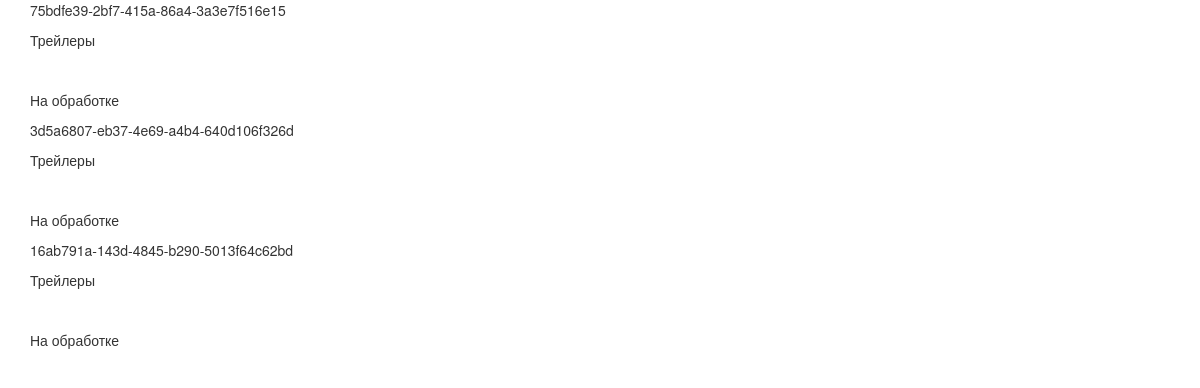
Screenshot of /manage/status with the database file from the repository.
### manager/models.py (models this page shows, shortened)
class Video(models.Model):
    STATUS_CHOICES = (
        (1, 'Готово'),
        (2, 'В очереди'),
        (3, 'На обработке'),
        (4, 'Ошибка обработки')
    )
    id = models.UUIDField(primary_key=True, default=uuid.uuid4, editable=False)
    category = models.ForeignKey('VideoCategory', on_delete=models.CASCADE)
    length = models.TimeField(null=True, blank=True, editable=False)
    preview = models.ImageField(
        width_field=100, height_field=100, null=True,
        blank=True, editable=False, upload_to='img/')
    status = models.IntegerField(choices=STATUS_CHOICES, default=3)
    file = models.FileField(upload_to='video/')

class VideoCategory(models.Model):
    name = models.CharField(max_length=20)
    def __str__(self):
        return self.name

### manager/views.py (the view)
# urls.py: url(r'status$', VideoLibraryView.as_view(), name='status'),
class VideoLibraryView(ListView):
    model = Video
    template_name = 'library.html'

### manager/templates/library.html (shortened to what this page needs)
{% extends 'base.html' %}
{% load static %}
{% block content %}
{% for video in object_list %}
<p>{{ video.id }}</p>
<p>{{ video.category }}</p>
<p>{{ video.lentgth }}<p>
<p>{{ video.get_status_display }}</p>
{% endfor %}
{% endblock %}

### manager/templates/base.html (shortened to what this page needs)
{% load static %}
<!DOCTYPE html>
<head>
    <link rel="stylesheet" href="https://maxcdn.bootstrapcdn.com/bootstrap/3.3.7/css/bootstrap.min.css">
</head>
<body>
    <div class="container">
    {% block content %}
    {% endblock %}
    </div>
</body>
</html>

### rows the page displays
Video: id "75bdfe39-2bf7-415a-86a4-3a3e7f516e15", category "Трейлеры", status "На обработке"
Video: id "3d5a6807-eb37-4e69-a4b4-640d106f326d", category "Трейлеры", status "На обработке"
Video: id "16ab791a-143d-4845-b290-5013f64c62bd", category "Трейлеры", status "На обработке"
